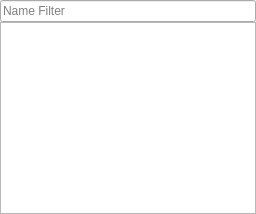
  <widget class="QDockWidget" name="classReferenceDockWidget">
   <property name="windowTitle">
    <string>Classes Reference</string>
   </property>
   <attribute name="dockWidgetArea">
    <number>1</number>
   </attribute>
   <widget class="QWidget" name="dockWidgetContents_2">
    <layout class="QGridLayout" name="gridLayout">
     <property name="leftMargin">
      <number>0</number>
     </property>
     <property name="topMargin">
      <number>0</number>
     </property>
     <property name="rightMargin">
      <number>0</number>
     </property>
     <property name="bottomMargin">
      <number>0</number>
     </property>
     <property name="spacing">
      <number>0</number>
     </property>
     <item row="0" column="0">
      <widget class="QLineEdit" name="luaClassFilterEdit">
       <property name="placeholderText">
        <string>Name Filter</string>
       </property>
      </widget>
     </item>
     <item row="1" column="0">
      <widget class="DHClassReferenceWidget" name="classReferenceTreeView">
       <property name="editTriggers">
        <set>QAbstractItemView::NoEditTriggers</set>
       </property>
       <property name="tabKeyNavigation">
        <bool>true</bool>
       </property>
       <property name="alternatingRowColors">
        <bool>true</bool>
       </property>
       <property name="textElideMode">
        <enum>Qt::ElideRight</enum>
       </property>
       <property name="indentation">
        <number>16</number>
       </property>
       <property name="uniformRowHeights">
        <bool>true</bool>
       </property>
       <property name="allColumnsShowFocus">
        <bool>true</bool>
       </property>
       <property name="headerHidden">
        <bool>true</bool>
       </property>
       <property name="expandsOnDoubleClick">
        <bool>false</bool>
       </property>
      </widget>
     </item>
    </layout>
   </widget>
  </widget>
